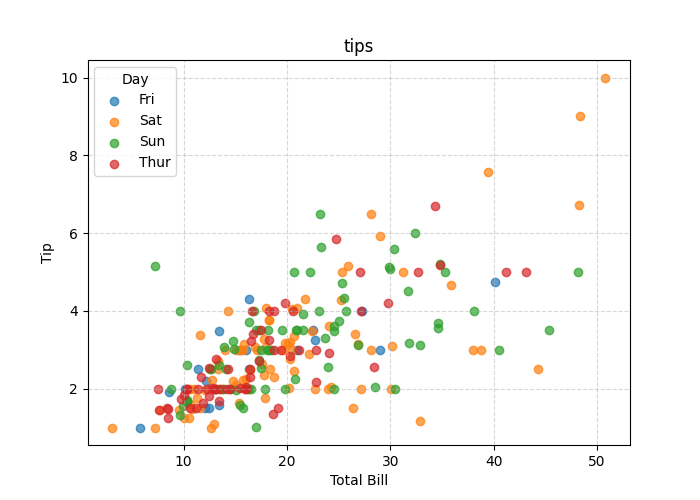

Recreate this plot in Python.
"""
tips.

PyDataset Documentation (adopted from R Documentation):

Tipping data

One waiter recorded information about each tip he received over a period of a
few months working in one restaurant.

A data frame with 244 rows and 7 variables:

- tip in dollars
- bill in dollars
- sex of the bill payer
- whether there were smokers in the party
- day of the week
- time of day
- size of the party

In all he recorded 244 tips. The data was reported in a collection of case
studies for business statistics (Bryant & Smith 1995).

References:

Bryant, P. G. and Smith, M (1995) _Practical Data Analysis: Case Studies in
Business Statistics_. Homewood, IL: Richard D. Irwin Publishing:
"""
import os
from matplotlib import pyplot as plt
from pydataset import data

dataset_name = 'tips'
# data(dataset_name, show_doc=True)
df = data(dataset_name)
print(df.head())

for day, group in df.groupby('day'):
    plt.scatter(group['total_bill'], group['tip'], label=day, alpha=0.7)
plt.xlabel('Total Bill')
plt.ylabel('Tip')
plt.title(dataset_name)
plt.legend(title='Day')
plt.grid(True, linestyle='--', alpha=0.5)

if 'pydataset' in os.getcwd():
    plt.savefig(dataset_name)
else:
    plt.savefig(os.path.join('pydataset', dataset_name))
